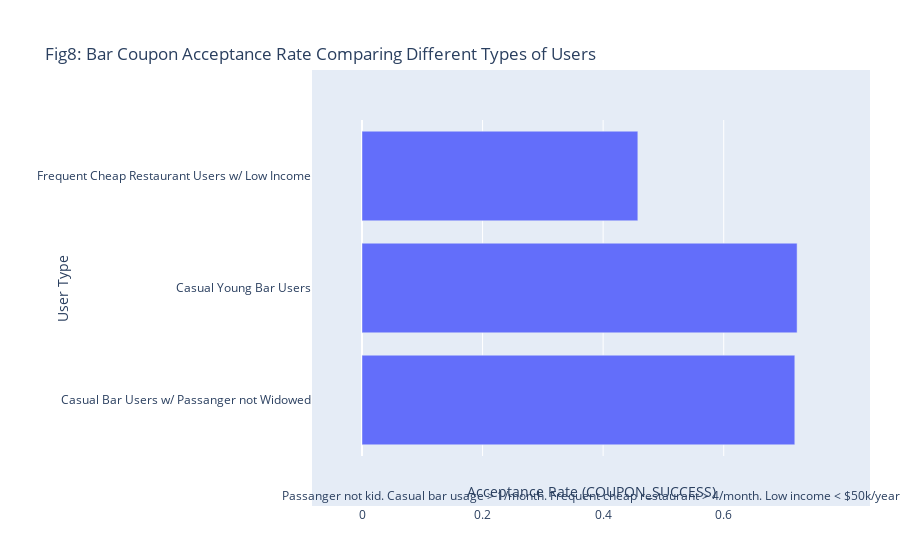

Notebook cell for this chart:
### Markdown cell above
6. Compare the acceptance rates between those drivers who:

- go to bars more than once a month, had passengers that were not a kid, and were not widowed *OR*
- go to bars more than once a month and are under the age of 30 *OR*
- go to cheap restaurants more than 4 times a month and income is less than 50K.

### Code cell
passanger_range = ['Kid(s)', 'Alone']
bar_frequency_range = ['1~3','4~8','gt8']
marital_status = ['Widowed']
age_range = ['below21','21', '26'] 
restaurant_frequency_range = ['4~8','gt8']
income_range = ['$25000 - $37499','$12500 - $24999','$37500 - $49999']
bar_coupon_success_for_casual_w_passanger_not_widowed = data_only_bar_coupon.query("BAR in @bar_frequency_range & MARITAL_STATUS not in @marital_status & PASSANGER not in @passanger")[['COUPON_SUCCESS']].mean().values[0]
bar_coupon_success_for_casual_under_30 = data_only_bar_coupon.query("BAR in @bar_frequency_range & AGE in @age_range")[['COUPON_SUCCESS']].mean().values[0]
bar_coupon_success_frequent_restaurant_low_income = data_only_bar_coupon.query("RESTAURANT_LESS_THAN_20 in @restaurant_frequency_range & INCOME in @income_range")[['COUPON_SUCCESS']].mean().values[0]
# Create a DataFrame from your variables
bar_coupon_comparison3 = {
    'USER_TYPE': ['Casual Bar Users w/ Passanger not Widowed', 'Casual Young Bar Users', 'Frequent Cheap Restaurant Users w/ Low Income'],
    'COUPON_SUCCESS': [bar_coupon_success_for_casual_w_passanger_not_widowed, bar_coupon_success_for_casual_under_30, bar_coupon_success_frequent_restaurant_low_income]
}

bar_coupon_comparison_df3 = pd.DataFrame(bar_coupon_comparison3)

# Create a bar chart with Plotly
fig8 = px.bar(
    bar_coupon_comparison_df3, 
    y='USER_TYPE', 
    x='COUPON_SUCCESS', 
    title='Fig8: Bar Coupon Acceptance Rate Comparing Different Types of Users',
    labels={
        "USER_TYPE": "User Type",
        "COUPON_SUCCESS": "Acceptance Rate (COUPON_SUCCESS)"
    }
)
fig8.update_layout(
    annotations=[
        dict(
            x=0.5,
            y=-0.15,
            showarrow=False,
            text="Passanger not kid. Casual bar usage > 1/month. Frequent cheap restaurant > 4/month. Low income < $50k/year",
            xref="paper",
            yref="paper"
        )
    ],
    margin=dict(
        t=120, # top margin
        pad=50  # padding
    )
)
fig8.show()

### Figure 1 — Plotly figure (JSON) as saved in the notebook; plotly's stock layout.template omitted (floating-point values rounded to 4 significant figures)
{"data": [{"alignmentgroup": "True", "hovertemplate": "Acceptance Rate (COUPON_SUCCESS)=%{x}<br>User Type=%{y}<extra></extra>", "legendgroup": "", "marker": {"color": "#636efa", "pattern": {"shape": ""}}, "name": "", "offsetgroup": "", "orientation": "h", "showlegend": false, "textposition": "auto", "type": "bar", "x": [0.7179, 0.7217, 0.4576], "xaxis": "x", "y": ["Casual Bar Users w/ Passanger not Widowed", "Casual Young Bar Users", "Frequent Cheap Restaurant Users w/ Low Income"], "yaxis": "y"}], "layout": {"annotations": [{"showarrow": false, "text": "Passanger not kid. Casual bar usage > 1/month. Frequent cheap restaurant > 4/month. Low income < $50k/year", "x": 0.5, "xref": "paper", "y": -0.15, "yref": "paper"}], "autosize": true, "barmode": "relative", "legend": {"tracegroupgap": 0}, "margin": {"pad": 50, "t": 120}, "title": {"text": "Fig8: Bar Coupon Acceptance Rate Comparing Different Types of Users"}, "xaxis": {"anchor": "y", "autorange": true, "domain": [0, 1], "range": [0, 0.7597], "title": {"text": "Acceptance Rate (COUPON_SUCCESS)"}, "type": "linear"}, "yaxis": {"anchor": "x", "autorange": true, "domain": [0, 1], "range": [-0.5, 2.5], "title": {"text": "User Type"}, "type": "category"}}}
